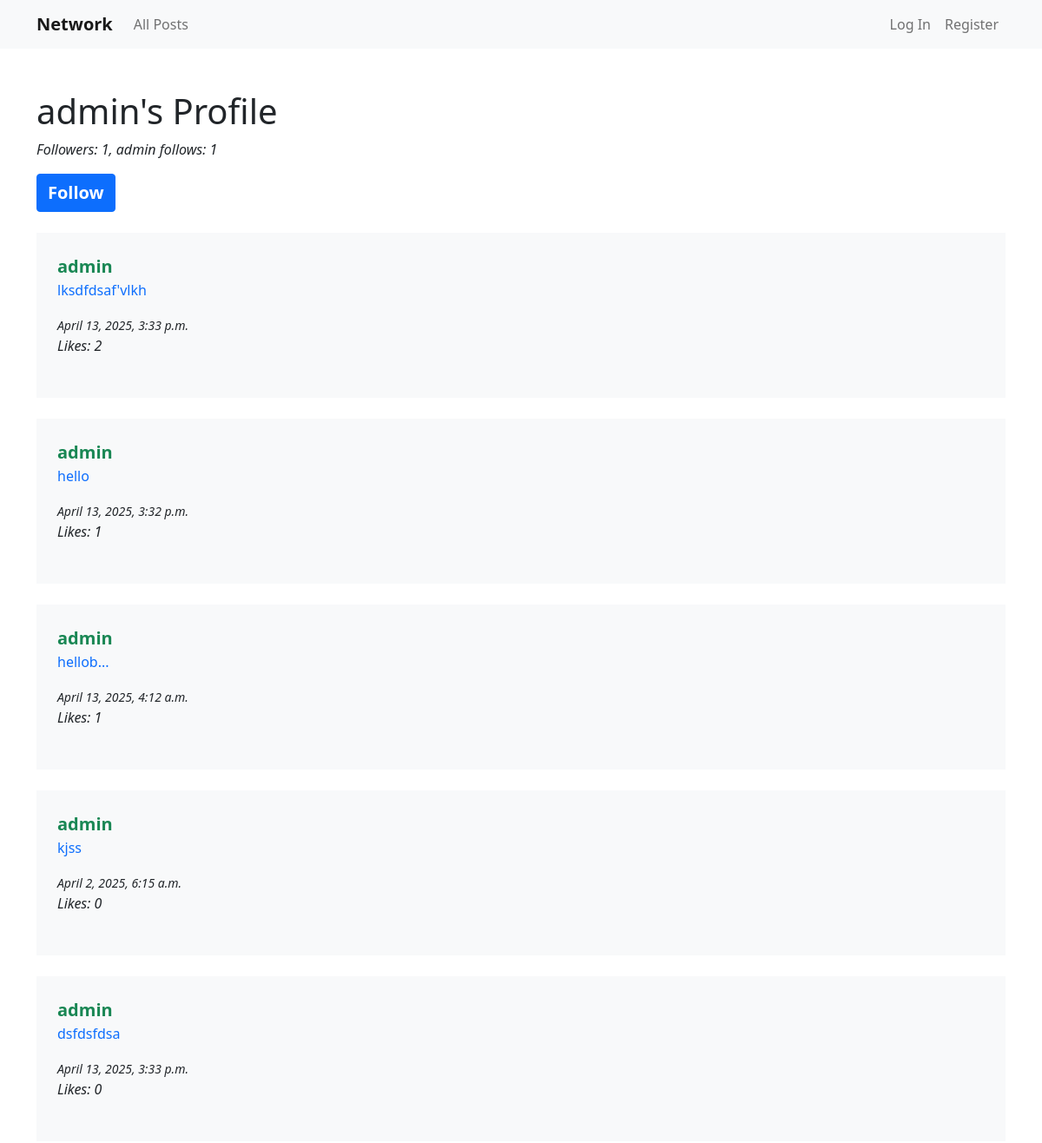
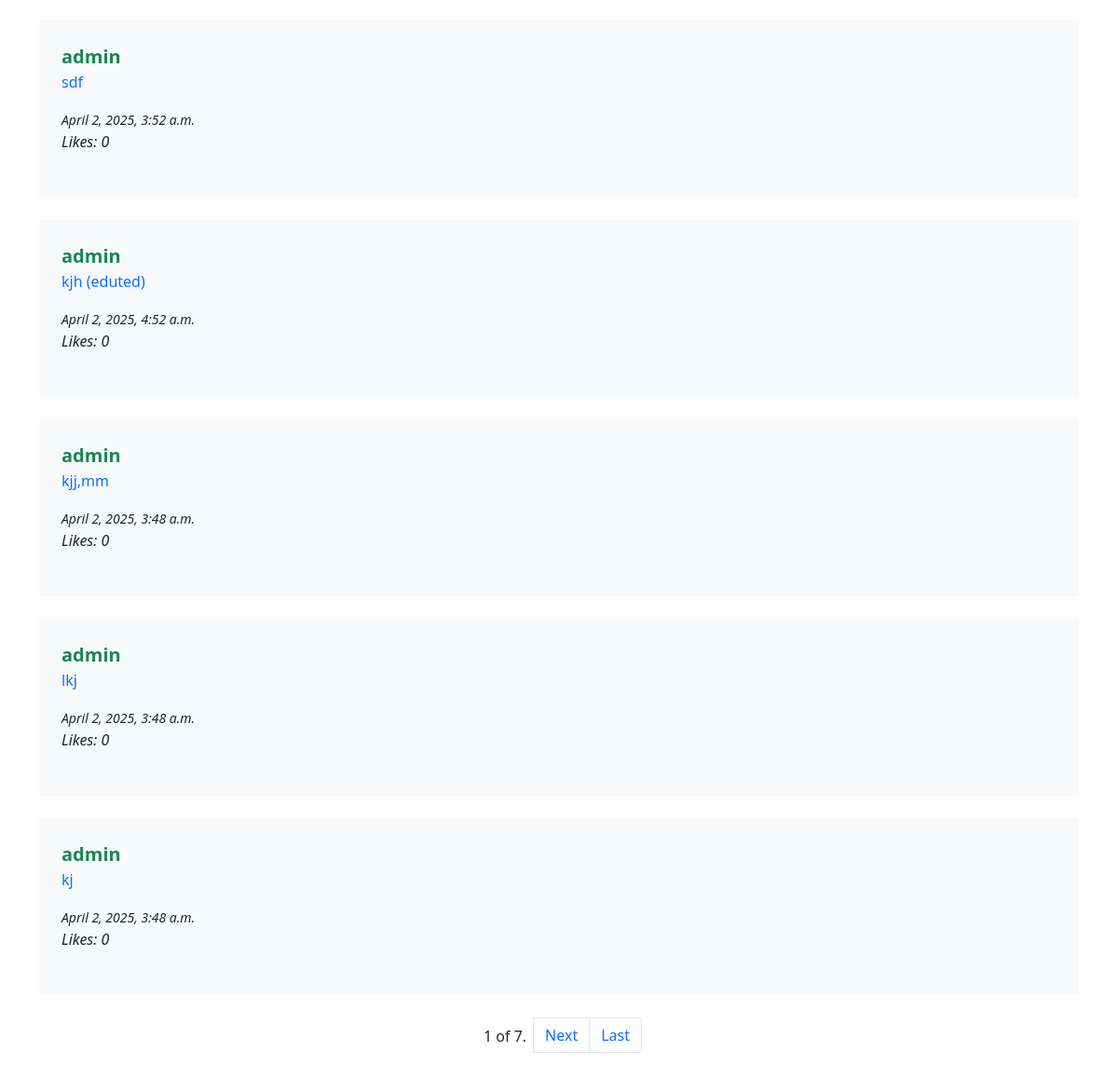
/profiles/admin, run on an earlier commit of the app's database (2 pictures, top to bottom).
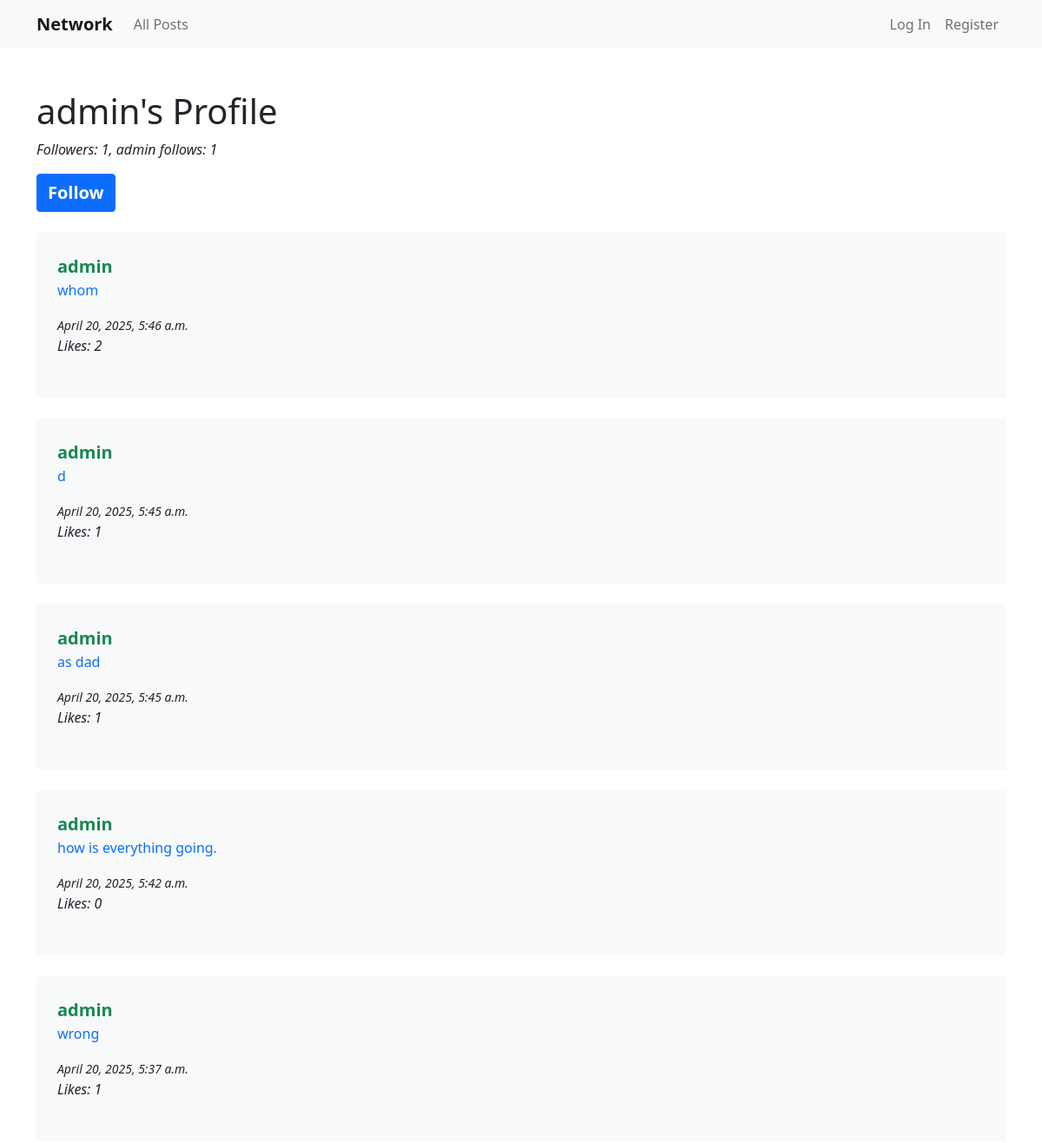
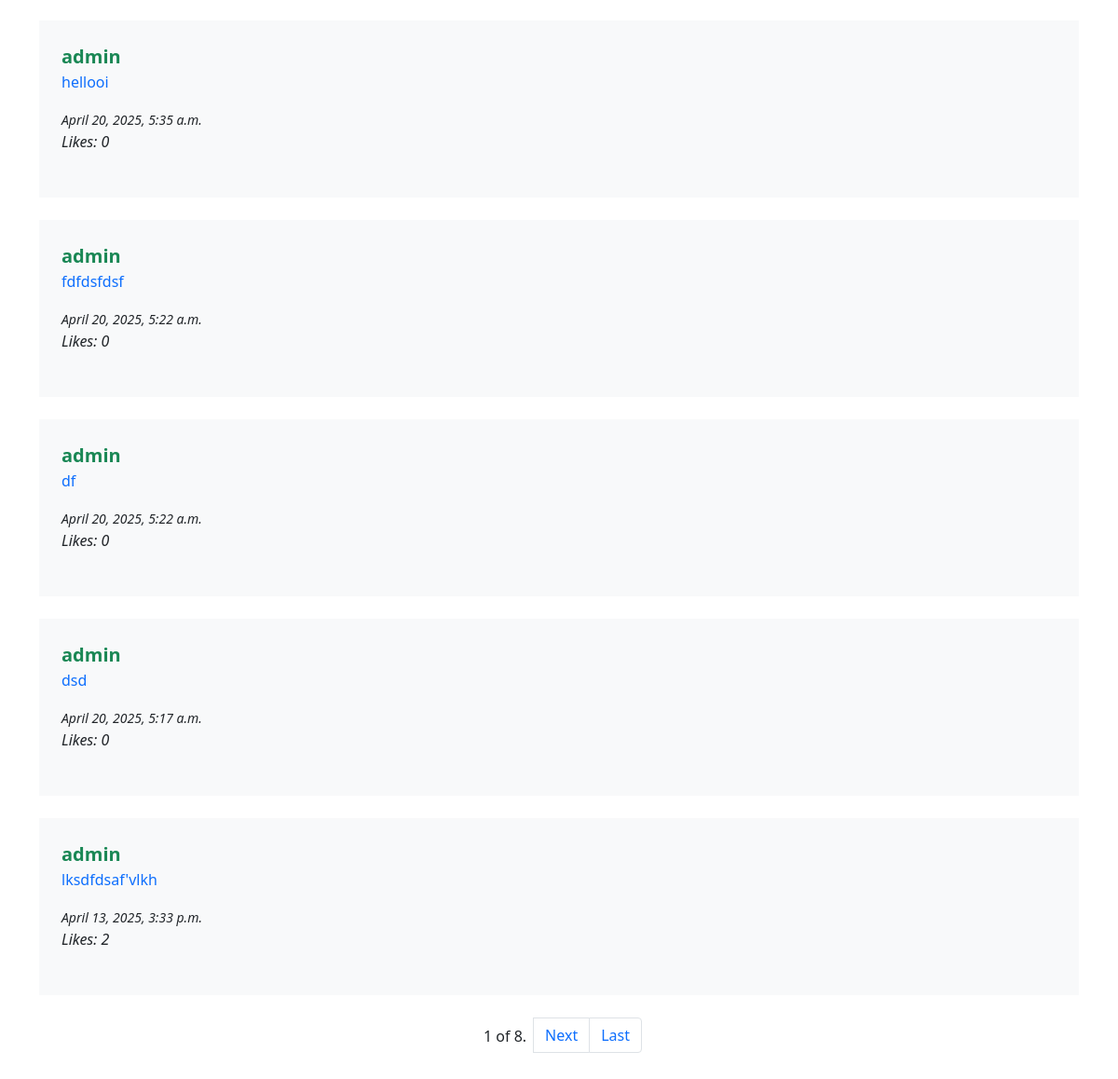
And on a later commit of the database (2 pictures, top to bottom).
### network/models.py (models this page shows, shortened)
class Post(models.Model):
  author = models.ForeignKey(User, on_delete=models.CASCADE)
  date_stamp = models.DateTimeField(auto_now_add=True)
  updated_at = models.DateTimeField(auto_now=True)
  content = models.TextField()
  def total_likes(self):
    return self.likes.count()

class User(AbstractUser):
    pass

### network/views.py (the view)
# urls.py: path("profiles/<str:profile_owner>", views.ProfileView.as_view(), name="profile"),
class ProfileView(BasePostList):
    template_name = "network/profile.html"
    def get_queryset(self):
        self.profile_owner = get_object_or_404(User, username=self.kwargs["profile_owner"])
        return Post.objects.filter(author=self.profile_owner).order_by("-date_stamp")
    def get_context_data(self, **kwargs):
        context = super().get_context_data(**kwargs)
        user = self.request.user
        if user.is_authenticated:
            follow_status = user.profile.following.filter(id=self.profile_owner.profile.id).exists()
        else:
            follow_status = False
        context["profile_owner"] = self.profile_owner
        context["follow_status"] = follow_status
        return context

### network/views.py (called while the page is built)
    def get_context_data(self, **kwargs):
        content = super().get_context_data(**kwargs)
        if self.request.user.is_authenticated:
            is_liked_by_user = {}
            for post in content["posts"]:
                is_liked_by_user[post.id] = post.is_liked_by(self.request.user)
            content["is_liked_by_user"] = is_liked_by_user
        return content

### network/templates/network/profile.html (shortened to what this page needs)
{% extends "network/layout.html" %}
{% load static %}
{% block body %}
<header>
    <div>
        <h1>{{profile_owner}}'s Profile</h1>
        <p class=" fst-italic">
            <span id="followers_p">Followers: {{profile_owner.profile.followers.count}}, </span>
            {% if request.user == profile_owner %}
            You follow: {{ profile_owner.profile.following.count }}
            {% else %}
            {{ profile_owner }} follows: {{ profile_owner.profile.following.count }}
            {% endif %}
        </p>
    </div>
    {% if not request.user == profile_owner %}
    <form id="follow_form">
        <button id="follow_btn" class="btn btn-primary fs-5 fw-bolder" type="submit">
            {% if follow_status %}
            Unfolllow
            {% else %}
            Follow
            {% endif %}
        </button>
    </form>
    {% endif %}
</header>
{% include 'network/posts_list.html' %}
{% include 'network/pagination.html' %}
{% endblock %}

### network/templates/network/posts_list.html (shortened to what this page needs)
{% load dict_filters %}
<div class="post_list">
    {% for post in posts %}
    <div class="post bg-light p-2 p-lg-4 my-2 my-lg-4" data-post-id="{{ post.id }}">
        <strong><a href="{% url 'profile' post.author %}"
                class="text-success text-decoration-none fw-bold fs-5">{{post.author}}</a></strong>
        <p class="text-primary">{{post.content}}</p>
        <small class="fst-italic">
            {% if post.updated_at %}
            {{ post.updated_at }}
            {% else %}
            {{post.date_stamp}}
            {% endif %}
        </small>
        <div class="total_likes fst-italic mb-2 mb-lg-4">Likes: {{ post.total_likes }}</div>
    </div>
    {% endfor %}
</div>

What changed in the data, as far as the page shows it:
no longer on this page (row unchanged): Post: author "admin", content "hello", updated_at "April 13, 2025, 3:32 p.m.", total_likes "1"
no longer on this page (row unchanged): Post: author "admin", content "hellob...", updated_at "April 13, 2025, 4:12 a.m.", total_likes "1"
no longer on this page (row unchanged): Post: author "admin", content "kjss", updated_at "April 2, 2025, 6:15 a.m.", total_likes "0"
no longer on this page (row unchanged): Post: author "admin", content "dsfdsfdsa", updated_at "April 13, 2025, 3:33 p.m.", total_likes "0"
no longer on this page (row unchanged): Post: author "admin", content "sdf", updated_at "April 2, 2025, 3:52 a.m.", total_likes "0"
no longer on this page (row unchanged): Post: author "admin", content "kjh (eduted)", updated_at "April 2, 2025, 4:52 a.m.", total_likes "0"
no longer on this page (row unchanged): Post: author "admin", content "kjj,mm", updated_at "April 2, 2025, 3:48 a.m.", total_likes "0"
no longer on this page (row unchanged): Post: author "admin", content "lkj", updated_at "April 2, 2025, 3:48 a.m.", total_likes "0"
no longer on this page (row unchanged): Post: author "admin", content "kj", updated_at "April 2, 2025, 3:48 a.m.", total_likes "0"
added Post: author "admin", content "whom", updated_at "April 20, 2025, 5:46 a.m.", total_likes "2"
added Post: author "admin", content "d", updated_at "April 20, 2025, 5:45 a.m.", total_likes "1"
added Post: author "admin", content "as dad", updated_at "April 20, 2025, 5:45 a.m.", total_likes "1"
added Post: author "admin", content "how is everything going.", updated_at "April 20, 2025, 5:42 a.m.", total_likes "0"
added Post: author "admin", content "wrong", updated_at "April 20, 2025, 5:37 a.m.", total_likes "1"
added Post: author "admin", content "hellooi", updated_at "April 20, 2025, 5:35 a.m.", total_likes "0"
added Post: author "admin", content "fdfdsfdsf", updated_at "April 20, 2025, 5:22 a.m.", total_likes "0"
added Post: author "admin", content "df", updated_at "April 20, 2025, 5:22 a.m.", total_likes "0"
added Post: author "admin", content "dsd", updated_at "April 20, 2025, 5:17 a.m.", total_likes "0"
Also different on the page:
{{ page_obj.paginator.num_pages }}: "7" → "8"
